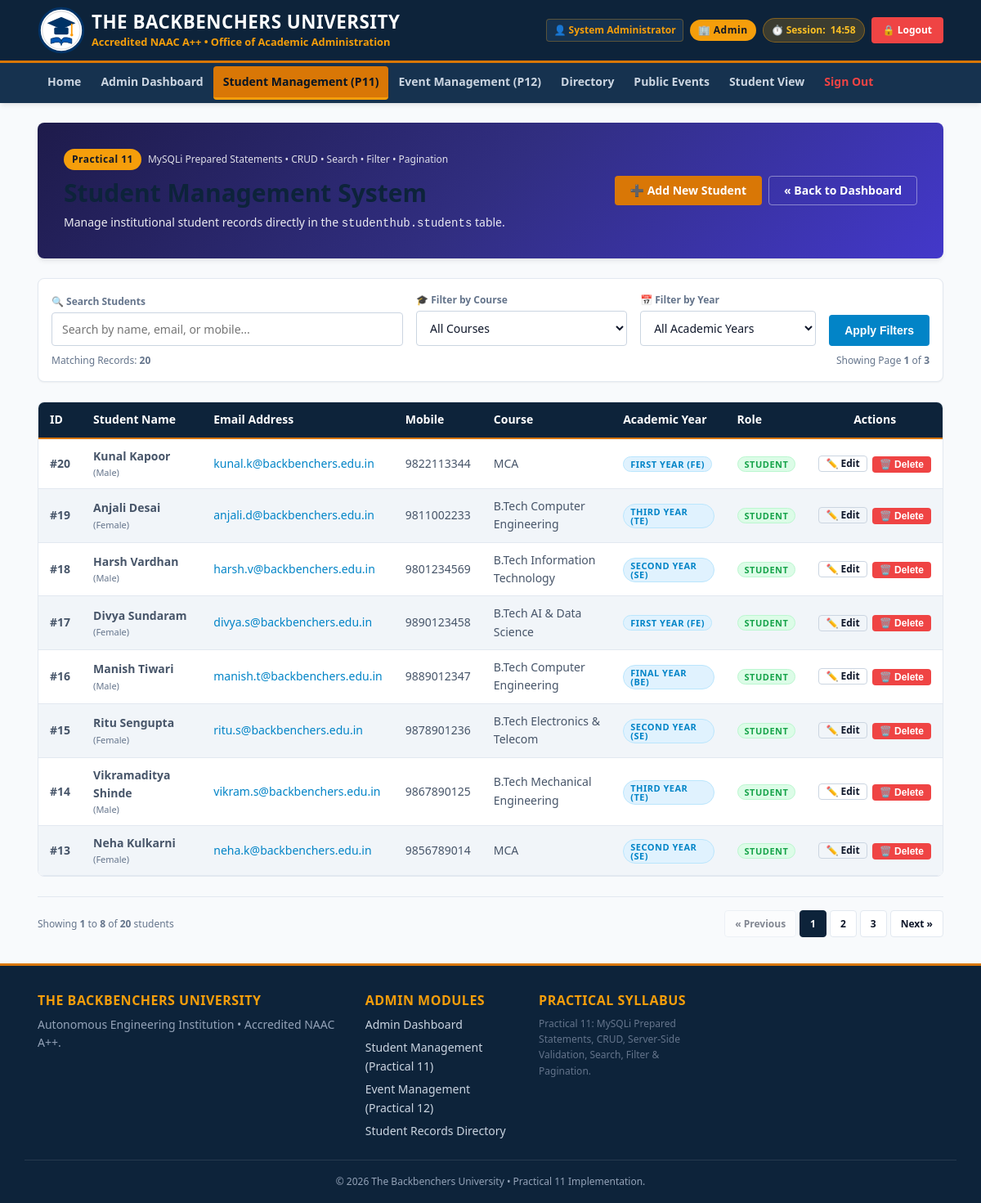
The page /admin/students.php (signed in) on the database its author committed.
### tables this page shows
CREATE TABLE students (
    id INT AUTO_INCREMENT PRIMARY KEY,
    name VARCHAR(100) NOT NULL,
    email VARCHAR(100) NOT NULL UNIQUE,
    mobile VARCHAR(15) NOT NULL,
    password VARCHAR(255) NULL,
    course VARCHAR(100) NOT NULL,
    year VARCHAR(50) NOT NULL,
    role VARCHAR(20) NOT NULL DEFAULT 'student',
    gender VARCHAR(20) DEFAULT 'Unspecified',
    created_at TIMESTAMP DEFAULT CURRENT_TIMESTAMP
);

### php/auth_check.php (called while the page is built, shortened)
<?php
$timeout_duration = 900;
if (!empty($_SESSION["bbu_logged_in"])) {
    $now = time();
    $last_activity = $_SESSION["last_activity"] ?? $now;
    $inactive_time = $now - $last_activity;
    $session_remaining_seconds = max(0, $timeout_duration - $inactive_time);
} else {
    $session_remaining_seconds = 0;
}
?>

### admin/students.php (the view, shortened to what this page needs)
<?php
require_once dirname(__DIR__) . "/php/auth_check.php";
$adminName = htmlspecialchars($_SESSION["user_name"] ?? "Administrator");
$adminRole = ucfirst(htmlspecialchars($_SESSION["user_role"] ?? "admin"));
$search = trim($_GET["search"] ?? "");
$courseFilter = trim($_GET["course"] ?? "");
$yearFilter = trim($_GET["year"] ?? "");
$page = max(1, (int)($_GET["page"] ?? 1));
$perPage = 8;
$whereClauses = ["1=1"];
$params = [];
$types = "";
$whereSql = implode(" AND ", $whereClauses);
$countSql = "SELECT COUNT(*) AS total FROM students WHERE " . $whereSql;
$countStmt = $conn->prepare($countSql);
$countStmt->execute();
$countResult = $countStmt->get_result();
$totalRecords = (int)($countResult->fetch_assoc()["total"] ?? 0);
$totalPages = max(1, ceil($totalRecords / $perPage));
$offset = ($page - 1) * $perPage;
$dataSql = "SELECT id, name, email, mobile, course, year, role, gender, created_at
            FROM students
            WHERE " . $whereSql . "
            ORDER BY id DESC
            LIMIT ? OFFSET ?";
$dataStmt = $conn->prepare($dataSql);
$dataTypes = $types . "ii";
$dataParams = array_merge($params, [$perPage, $offset]);
$dataStmt->bind_param($dataTypes, ...$dataParams);
$dataStmt->execute();
$dataResult = $dataStmt->get_result();
$students = [];
while ($row = $dataResult->fetch_assoc()) {
    $students[] = $row;
}
function makePageUrl($p, $search, $course, $year) {
    $query = [
        "page" => $p
    ];
    return "students.php?" . http_build_query($query);
}
?>
<!DOCTYPE html>
<html lang="en">
<head>
    <link rel="stylesheet" href="../style.css">
</head>
<body>
    <header>
        <div class="container header-inner">
            <a href="../index.html" class="header-brand">
                <img src="../images/logo.svg" alt="University Logo" class="header-logo">
                <div class="header-title">
                    <h1>THE BACKBENCHERS UNIVERSITY</h1>
                    <p>Accredited NAAC A++ &bull; Office of Academic Administration</p>
                </div>
            </a>
            <div class="header-quick-info">
                <span class="badge-tag">👤 <?php echo $adminName; ?></span>
                <span class="admin-badge">🏢 <?php echo $adminRole; ?></span>
                <span class="session-timer-badge" id="session-timer-badge">
                    ⏱️ Session: <span id="session-timer-clock" data-remaining="<?php echo $session_remaining_seconds ?? 900; ?>">14:59</span>
                </span>
                <a href="../php/logout.php" class="logout-link-btn">
                    🔒 Logout
                </a>
            </div>
        </div>
    </header>
    <nav>
        <div class="container nav-container">
            <div class="nav-menu" id="nav-menu">
                <ul class="nav-links">
                    <li><a href="../index.html">Home</a></li>
                    <li><a href="../admin_dashboard.php">Admin Dashboard</a></li>
                    <li><a href="students.php" class="active">Student Management (P11)</a></li>
                    <li><a href="events.php">Event Management (P12)</a></li>
                    <li><a href="../records.php">Directory</a></li>
                    <li><a href="../events.php">Public Events</a></li>
                    <li><a href="../dashboard.php">Student View</a></li>
                    <li><a href="../php/logout.php" style="color: #ef4444; font-weight: 600;">Sign Out</a></li>
                </ul>
            </div>
        </div>
    </nav>
    <main class="container" style="margin-top: var(--space-lg); margin-bottom: var(--space-xl);">
        <div class="admin-banner">
            <div class="d-flex flex-wrap justify-between align-center gap-md">
                <div>
                    <div class="d-flex align-center gap-sm" style="margin-bottom: 8px;">
                        <span class="admin-badge">Practical 11</span>
                        <span style="font-size: var(--font-xs); opacity: 0.85;">MySQLi Prepared Statements &bull; CRUD &bull; Search &bull; Filter &bull; Pagination</span>
                    </div>
                    <h2 style="font-size: var(--font-2xl); margin-bottom: 6px;">Student Management System</h2>
                    <p style="margin: 0; opacity: 0.9; font-size: var(--font-sm);">
                        Manage institutional student records directly in the <code>studenthub.students</code> table.
                    </p>
                </div>
                <div class="d-flex gap-sm flex-wrap">
                    <a href="student_add.php" class="btn btn-accent btn-md">➕ Add New Student</a>
                    <a href="../admin_dashboard.php" class="btn btn-outline btn-md" style="color: white; border-color: rgba(255,255,255,0.4);">&laquo; Back to Dashboard</a>
                </div>
            </div>
        </div>
        <div class="filter-card">
            <form method="GET" action="students.php" class="filter-grid">
                <div>
                    <label for="search-input" style="font-size: var(--font-xs); font-weight: 600; color: var(--text-muted); display: block; margin-bottom: 4px;">🔍 Search Students</label>
                    <input type="text" id="search-input" name="search" class="form-control" placeholder="Search by name, email, or mobile..." value="<?php echo htmlspecialchars($search); ?>">
                </div>
                <div>
                    <label for="course-filter" style="font-size: var(--font-xs); font-weight: 600; color: var(--text-muted); display: block; margin-bottom: 4px;">🎓 Filter by Course</label>
                    <select id="course-filter" name="course" class="form-control">
                        <option value="all">All Courses</option>
                    </select>
                </div>
                <div>
                    <label for="year-filter" style="font-size: var(--font-xs); font-weight: 600; color: var(--text-muted); display: block; margin-bottom: 4px;">📅 Filter by Year</label>
                    <select id="year-filter" name="year" class="form-control">
                        <option value="all">All Academic Years</option>
                    </select>
                </div>
                <div class="d-flex gap-xs">
                    <button type="submit" class="btn btn-primary" style="height: 38px;">Apply Filters</button>
                </div>
            </form>
            <div style="margin-top: var(--space-sm); font-size: var(--font-xs); color: var(--text-muted); display: flex; justify-content: space-between; align-items: center; flex-wrap: wrap;">
                <div>
                    Matching Records: <strong><?php echo $totalRecords; ?></strong>
                </div>
                <div>
                    Showing Page <strong><?php echo $page; ?></strong> of <strong><?php echo $totalPages; ?></strong>
                </div>
            </div>
        </div>
        <div class="table-responsive">
            <table>
                <thead>
                    <tr>
                        <th style="width: 50px;">ID</th>
                        <th>Student Name</th>
                        <th>Email Address</th>
                        <th>Mobile</th>
                        <th>Course</th>
                        <th>Academic Year</th>
                        <th>Role</th>
                        <th style="text-align: center; width: 140px;">Actions</th>
                    </tr>
                </thead>
                <tbody>
                    <?php if (empty($students)): ?>
                        <tr>
                            <td colspan="8">
                                <div class="empty-state">
                                    <div class="empty-state-icon">🔍</div>
                                    <h3>No students found.</h3>
                                    <p style="margin: 6px 0 14px 0; font-size: var(--font-sm);">
                                        No student records matched your search keyword or selected filter criteria.
                                    </p>
                                    <a href="students.php" class="btn btn-outline btn-sm">Clear Search &amp; Show All</a>
                                    <a href="student_add.php" class="btn btn-primary btn-sm">+ Add New Student</a>
                                </div>
                            </td>
                        </tr>
                    <?php else: ?>
                        <?php foreach ($students as $st): ?>
                            <tr>
                                <td><strong>#<?php echo (int)$st["id"]; ?></strong></td>
                                <td>
                                    <strong><?php echo htmlspecialchars($st["name"]); ?></strong>
                                    <?php if (!empty($st["gender"]) && $st["gender"] !== "Unspecified"): ?>
                                        <span style="font-size: 11px; color: var(--text-muted); display: block;">(<?php echo htmlspecialchars($st["gender"]); ?>)</span>
                                    <?php endif; ?>
                                </td>
                                <td>
                                    <a href="mailto:<?php echo htmlspecialchars($st["email"]); ?>" style="color: var(--secondary); text-decoration: none;">
                                        <?php echo htmlspecialchars($st["email"]); ?>
                                    </a>
                                </td>
                                <td><?php echo htmlspecialchars($st["mobile"]); ?></td>
                                <td><?php echo htmlspecialchars($st["course"]); ?></td>
                                <td>
                                    <span class="badge badge-info" style="font-size: 11px;">
                                        <?php echo htmlspecialchars($st["year"]); ?>
                                    </span>
                                </td>
                                <td>
                                    <?php if (strtolower($st["role"]) === "admin"): ?>
                                        <span class="badge badge-warning" style="font-size: 11px;">Admin</span>
                                    <?php else: ?>
                                        <span class="badge badge-success" style="font-size: 11px;">Student</span>
                                    <?php endif; ?>
                                </td>
                                <td>
                                    <div class="action-cell" style="justify-content: center;">
                                        <a href="student_edit.php?id=<?php echo (int)$st["id"]; ?>" class="btn btn-outline btn-sm" style="padding: 3px 8px;" title="Edit Student Information">
                                            ✏️ Edit
                                        </a>
                                        <form method="POST" action="student_delete.php" style="display: inline;" onsubmit="return confirm('Are you sure you want to delete student: <?php echo htmlspecialchars(addslashes($st['name'])); ?> (ID #<?php echo (int)$st['id']; ?>)?');">
                                            <button type="submit" class="btn btn-danger btn-sm" style="padding: 3px 8px; background-color: #ef4444; color: white;" title="Delete Record">
                                                🗑️ Delete
                                            </button>
                                        </form>
                                    </div>
                                </td>
                            </tr>
                        <?php endforeach; ?>
                    <?php endif; ?>
                </tbody>
            </table>
        </div>
        <?php if ($totalPages > 1): ?>
            <div class="pagination-container">
                <div style="font-size: var(--font-xs); color: var(--text-muted);">
                    Showing <strong><?php echo $offset + 1; ?></strong> to <strong><?php echo min($offset + $perPage, $totalRecords); ?></strong> of <strong><?php echo $totalRecords; ?></strong> students
                </div>
                <div class="pagination-buttons">
                    <a href="<?php echo makePageUrl(max(1, $page - 1), $search, $courseFilter, $yearFilter); ?>"
                       class="page-link-btn <?php if ($page <= 1) echo 'disabled'; ?>">
                        &laquo; Previous
                    </a>
                    <?php for ($p = 1; $p <= $totalPages; $p++): ?>
                        <a href="<?php echo makePageUrl($p, $search, $courseFilter, $yearFilter); ?>"
                           class="page-link-btn <?php if ($p === $page) echo 'active'; ?>">
                            <?php echo $p; ?>
                        </a>
                    <?php endfor; ?>
                    <a href="<?php echo makePageUrl(min($totalPages, $page + 1), $search, $courseFilter, $yearFilter); ?>"
                       class="page-link-btn <?php if ($page >= $totalPages) echo 'disabled'; ?>">
                        Next &raquo;
                    </a>
                </div>
            </div>
        <?php endif; ?>
    </main>
    <footer>
        <div class="container footer-grid">
            <div class="footer-col">
                <h4>The Backbenchers University</h4>
                <p>Autonomous Engineering Institution &bull; Accredited NAAC A++.</p>
            </div>
            <div class="footer-col">
                <h4>Admin Modules</h4>
                <ul class="footer-links">
                    <li><a href="../admin_dashboard.php">Admin Dashboard</a></li>
                    <li><a href="students.php">Student Management (Practical 11)</a></li>
                    <li><a href="events.php">Event Management (Practical 12)</a></li>
                    <li><a href="../records.php">Student Records Directory</a></li>
                </ul>
            </div>
            <div class="footer-col">
                <h4>Practical Syllabus</h4>
                <p style="font-size: var(--font-xs); color: var(--text-muted);">
                    Practical 11: MySQLi Prepared Statements, CRUD, Server-Side Validation, Search, Filter &amp; Pagination.
                </p>
            </div>
        </div>
        <div class="container footer-bottom">
            <p>&copy; 2026 The Backbenchers University &bull; Practical 11 Implementation.</p>
        </div>
    </footer>
</body>
</html>

### rows shown on the page
students: id "20", name "Kunal Kapoor", gender "Male", email "kunal.k@backbenchers.edu.in", mobile "9822113344", course "MCA", year "FIRST YEAR (FE)", role "STUDENT"
students: id "19", name "Anjali Desai", gender "Female", email "anjali.d@backbenchers.edu.in", mobile "9811002233", course "B.Tech Computer Engineering", year "THIRD YEAR (TE)", role "STUDENT"
students: id "18", name "Harsh Vardhan", gender "Male", email "harsh.v@backbenchers.edu.in", mobile "9801234569", course "B.Tech Information Technology", year "SECOND YEAR (SE)", role "STUDENT"
students: id "17", name "Divya Sundaram", gender "Female", email "divya.s@backbenchers.edu.in", mobile "9890123458", course "B.Tech AI & Data Science", year "FIRST YEAR (FE)", role "STUDENT"
students: id "16", name "Manish Tiwari", gender "Male", email "manish.t@backbenchers.edu.in", mobile "9889012347", course "B.Tech Computer Engineering", year "FINAL YEAR (BE)", role "STUDENT"
students: id "15", name "Ritu Sengupta", gender "Female", email "ritu.s@backbenchers.edu.in", mobile "9878901236", course "B.Tech Electronics & Telecom", year "SECOND YEAR (SE)", role "STUDENT"
students: id "14", name "Vikramaditya Shinde", gender "Male", email "vikram.s@backbenchers.edu.in", mobile "9867890125", course "B.Tech Mechanical Engineering", year "THIRD YEAR (TE)", role "STUDENT"
students: id "13", name "Neha Kulkarni", gender "Female", email "neha.k@backbenchers.edu.in", mobile "9856789014", course "MCA", year "SECOND YEAR (SE)", role "STUDENT"

### other values the page prints
$adminName "System Administrator"
$adminRole "Admin"
$totalRecords "20"
$page "1"
$totalPages "3"
$offset + 1 "1"
min($offset + $perPage, $totalRecords) "8"
